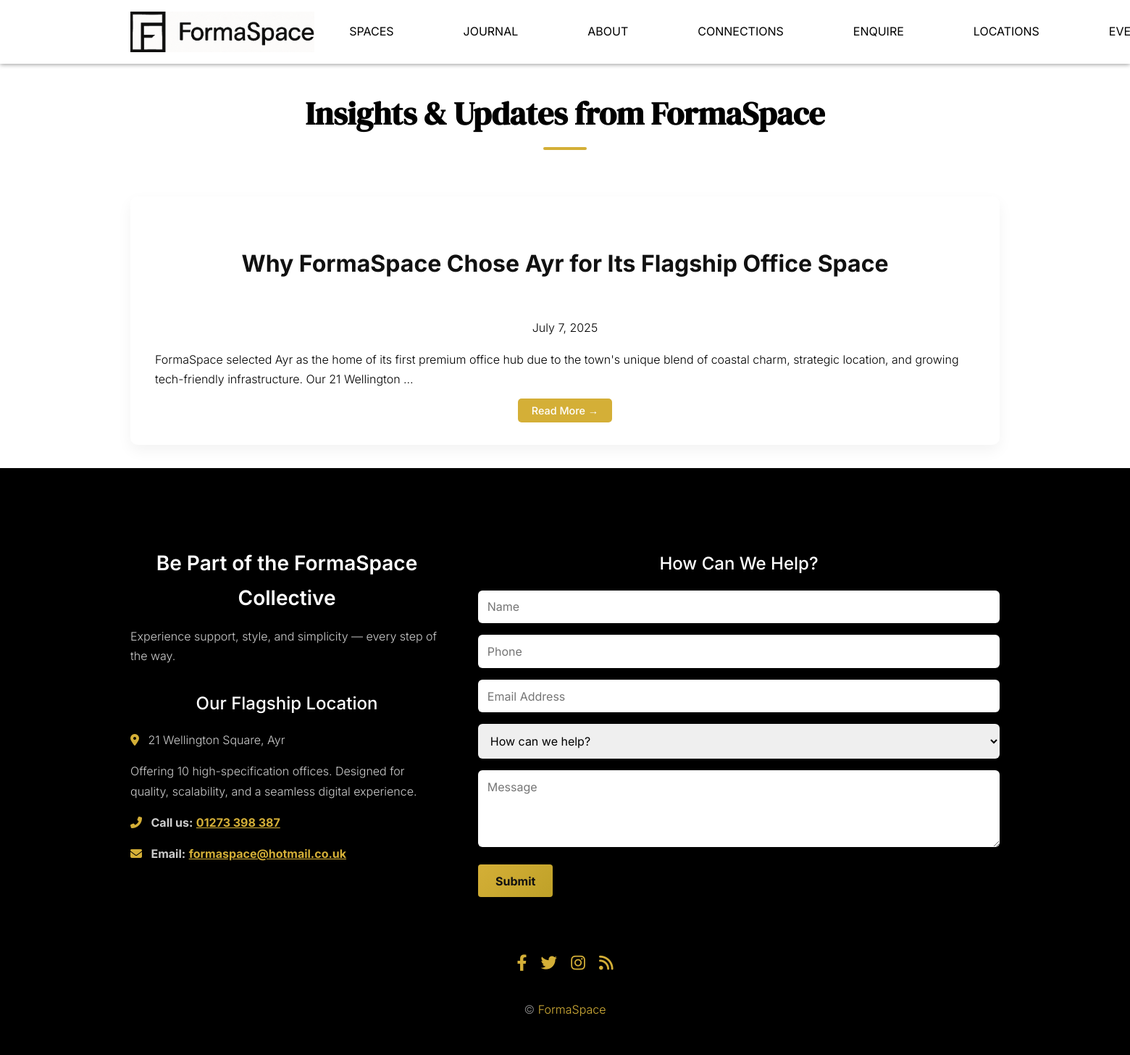
Screenshot of /blog/ with the database file from the repository.
### blog/models.py (models this page shows, shortened)
class Post(models.Model):
    title = models.CharField(max_length=200)
    content = models.TextField()
    image = models.ImageField(upload_to='blog_images/', blank=True, null=True)
    content = RichTextField(blank=True, null=True)
    categories = models.ManyToManyField(Category, blank=True)
    published_at = models.DateTimeField(auto_now_add=True)
    tags = models.CharField(max_length=200, blank=True)

### blog/views.py (the view)
# urls.py: path('', views.post_list, name='post_list'),
def post_list(request):
    posts = Post.objects.all().order_by('-published_at')
    return render(request, 'blog/post_list.html', {'posts': posts})

### blog/templates/blog/post_list.html
{% extends "base.html" %}
{% load static %}
{% block content %}
<div class="page-light-theme">
  <section class="blog-section container py-5" data-aos="fade-up">
    <div class="section-title text-center mb-5">
      <h2 class="section-heading">Insights & Updates from FormaSpace</h2>
    </div>
    <div class="blog-post-grid">
      {% for post in posts %}
        <div class="fancy-hover-box blog-post-card">
          <div class="section-title text-center mb-3">
            <h3 class="section-heading">
              <a href="{% url 'blog:post_detail' post.pk %}">{{ post.title }}</a>
            </h3>
          </div>
          <p class="post-date text-muted text-center">{{ post.published_at|date:"F j, Y" }}</p>
          <p class="post-snippet text-dark mt-3">{{ post.content|truncatewords:30 }}</p>
          <div class="text-center mt-3">
            <a href="{% url 'blog:post_detail' post.pk %}" class="btn-text">Read More →</a>
          </div>
        </div>
      {% empty %}
        <p class="text-muted text-center">No posts yet — check back soon!</p>
      {% endfor %}
    </div>
  </section>
</div>
{% endblock %}

### static/css/styles.css (style rules this page uses)
html { font-family: 'Inter', sans-serif; scroll-behavior: smooth; }
*, *::before, *::after { font-family: inherit; }
body { margin: 0; font-family: 'Inter', sans-serif; background-color: #0d0d0d; color: #f5f5f5; line-height: 1.7; font-weight: 300; }
.container { max-width: 1200px; margin: 0 auto; padding: 2rem 1rem; }
.text-center { text-align: center; }
.section-title, .section-heading h2, h1, h2, h3, h4, h5, h6, .heading-md { font-family: 'Inter', sans-serif; font-weight: 700; color: #000; text-align: center; margin-bottom: 2rem; background: none !important; }
h2, .section-title, .section-heading h2 { font-size: 2.5rem; }
h3 { font-size: 1.75rem; font-weight: 600; }
.section-title h2, .section-title.center { position: relative; display: inline-block; font-family: 'DM Serif Display', serif; font-size: 2.75rem; color: #000; margin-bottom: 2rem; background: none !important; }
.section-title h2::after { content: ''; display: block; width: 60px; height: 4px; background: #d4af37; margin: 0.5rem auto 0; border-radius: 2px; }
.section-title, .section-title.center, .section-title h2 { text-align: center; margin: 0 auto 2rem; }
.page-light-theme { background-color: #fff; }
.section-heading { font-size: 2rem; font-weight: 600; margin-bottom: 3rem; color: #111; text-align: center; font-family: 'Inter', sans-serif; }
.blog-post-grid { display: grid; gap: 2rem; grid-template-columns: repeat(auto-fit, minmax(300px, 1fr)); margin-top: 2rem; }
.blog-post-card { background: #fff; padding: 1.5rem; border-radius: 12px; box-shadow: 0 4px 20px rgba(0, 0, 0, 0.05); transition: box-shadow 0.3s ease; }
.post-snippet { color: #555; }
.btn-text { color: #DAA520; font-weight: 500; text-decoration: none; }
.fancy-hover-box { background: #fff; border-radius: 12px; box-shadow: 0 10px 25px rgba(0, 0, 0, 0.08); padding: 2rem; transition: transform 0.3s ease, box-shadow 0.3s ease, border 0.3s ease; will-change: transform; position: relative; border: 2px solid transparent; color: #000; }
.fancy-hover-box p { color: #000; }
.fancy-hover-box .section-title { margin-bottom: 1.5rem; }
.fancy-hover-box { transition: transform 0.3s, box-shadow 0.3s; background-color: #fff; padding: 2rem; border-radius: 12px; }
.fancy-hover-box { background: #fff; border-radius: 10px; padding: 2rem; box-shadow: 0 8px 20px rgba(0, 0, 0, 0.05); transition: transform 0.3s ease, box-shadow 0.3s ease; }
.event-card, .blog-post-card, .post-detail-card { text-align: left; }
.blog-post-grid, .events-grid { display: grid; grid-template-columns: repeat(auto-fit, minmax(320px, 1fr)); gap: 2rem; }
.section-heading, .post-title, .event-title { font-weight: bold; }
.section-heading a { text-decoration: none; color: inherit; }
.btn-small, .btn-text { padding: 0.5rem 1.2rem; font-size: 0.9rem; border-radius: 5px; background-color: #d4af37; color: #fff; text-decoration: none; transition: background-color 0.3s ease; }

### rows the page displays
Post: title "Why FormaSpace Chose Ayr for Its Flagship Office Space", published_at "July 7, 2025", content "FormaSpace selected Ayr as the home of its first premium office hub due to the town's unique blend of coastal charm, strategic location, and growing tech-friendly infrastructure. Our 21 Wellington …"
